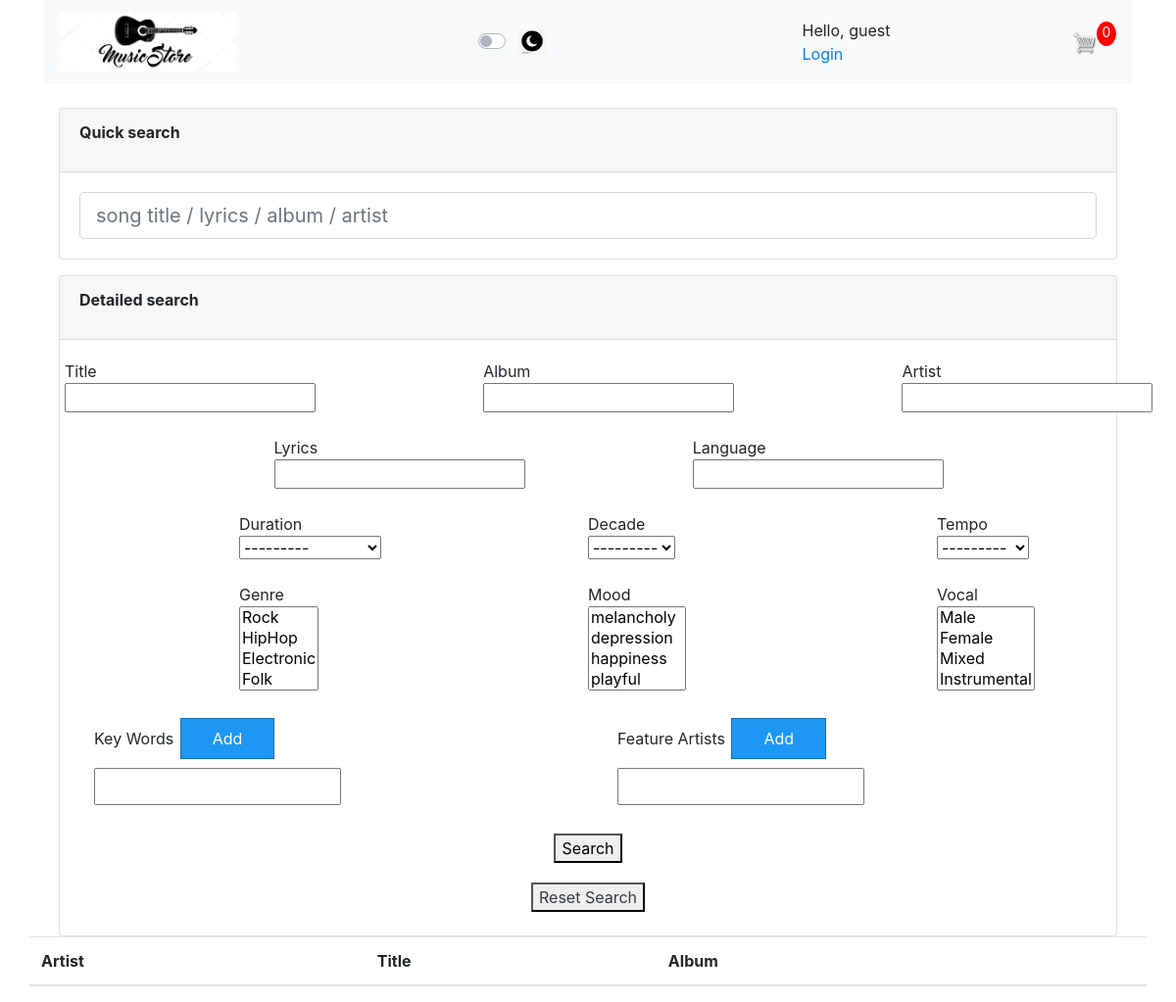
The page /advanced-search/ on the database its author committed.
### music_store/models.py (models this page shows)
class Genre(models.Model):
    GENRE = (
        ('Rock', 'Rock'),
        ('HipHop', 'HipHop'),
        ('Electronic', 'Electronic'),
        ('Folk', 'Folk'),
        ('Reggae', 'Reggae'),
        ('Country', 'Country'),
        ('Jazz', 'Jazz'),
        ('Classical', 'Classical'),
        ('Metal', 'Metal'),
        ('Pop', 'Pop'),
        ('Punk', 'Punk'),
    )
    genre = models.CharField(max_length=50, null=True, choices=GENRE)
    def __str__(self):
        return self.genre

class Mood(models.Model):
    mood = models.CharField(max_length=100, null=True)
    def __str__(self):
        return self.mood

class Vocal(models.Model):
    VOCAL = (
        ('Male', 'Male'),
        ('Female', 'Female'),
        ('Mixed', 'Mixed'),
        ('Instrumental', 'Instrumental'),
    )
    vocal = models.CharField(max_length=50, null=True, choices=VOCAL)
    def __str__(self):
        return self.vocal

### music_store/views.py (the view)
# urls.py: path('advanced-search/', views.songList,name="song_list"),
def songList(request):
    q = request.GET.get('q')
    if q:
        songsq = SongDocument.search().query("multi_match", query=q, type='most_fields', fields=["title", "lyrics", "album.name", "album.artist.name"])
    else:
        songsq = ''
    songs2 = Song.objects.all()
    myFilter2 = SongFilter(request.GET, queryset=songs2)
    songs = myFilter2.qs
    data = cartData(request)
    cartItems = data['cartItems']
    context = {'songs':songs, 'songsq':songsq, 'myFilter2':myFilter2, 'cartItems':cartItems}
    return render(request, 'music_store/advanced_search.html', context)

### orders/utils.py (called while the page is built, shortened)
def cookieCart(request):
    try:
        cart = json.loads(request.COOKIES['cart'])
    except:
        cart = {}
        print('cart:', cart)
    items = []
    order = {'get_cart_total':0, 'get_cart_items':0}
    cartItems = order['get_cart_items']
    return {'cartItems':cartItems,'order':order,'items':items}

def cartData(request):
    if request.user.is_authenticated:
        customer = request.user.customer
        order, created = Order.objects.get_or_create(customer=customer, complete=False)
        items = order.orderitem_set.all()
        cartItems = order.get_cart_items
    else:
        cookieData = cookieCart(request)
        cartItems = cookieData['cartItems']
        order = cookieData['order']
        items = cookieData['items']
    return {'cartItems':cartItems,'order':order,'items':items}

### music_store/templates/music_store/advanced_search.html (shortened to what this page needs)
{%  extends 'music_store/main.html' %}
{% block songs %}
{% load static %}
<head>
  <link rel="stylesheet" href="{% static 'css/advanced_search.css' %}"/>
</head>
<div class="container"  style="display:block; margin:auto;">
  <div class="container">
    <div class="row-10" style="display:block; margin:auto;">
      <div class="card" >
        <div class="card-header">
          <p style="font-weight: bold;">Quick search</p>
        </div>
        <div class="card-body">
          <form method="get" class="elastic_form">
            <input class="form-control form-control-lg" id="q" name="q" type="text" placeholder="song title / lyrics / album / artist"/>
        </form>
        </div>
      </div>
    </div>
  </div>
  <div class="container">
    <div class="row">
    </div>
  </div>
  <div class="container">
    <div class="row-10" style="display:block; margin:auto;">
      <div class="card" >
        <div class="card-header">
          <p style="font-weight: bold;">Detailed search</p>
        </div>
        <div class="card-body">
          <form method="GET" class="django_form" style="display:block; margin:auto;">
            <div class="row">
                <div class="col">
                  <div class="row">Title</div>
                  <div class="row">{{ myFilter2.form.title }}</div>
                </div>
                <div class="col"></div>
                <div class="col">
                  <div class="row">Album</div>
                  <div class="row">{{ myFilter2.form.album }}</div>
                </div>
                <div class="col"></div>
                <div class="col">
                  <div class="row">Artist</div>
                  <div class="row">{{ myFilter2.form.artist }}</div>
                </div>
            </div>
            <br>
            <div class="row">
              <div class="col"></div>
              <div class="col">
                <div class="row">Lyrics</div>
                <div class="row">{{ myFilter2.form.lyrics }}</div>
              </div>
              <div class="col"></div>
              <div class="col">
                <div class="row">Language</div>
                <div class="row">{{ myFilter2.form.language }}</div>
              </div>
              <div class="col"></div>
            </div>
            <br>
            <div class="row">
              <div class="col"></div>
              <div class="col">
                <div class="row">Duration</div>
                <div class="row">{{ myFilter2.form.duration }}</div>
              </div>
              <div class="col"></div>
              <div class="col">
                <div class="row">Decade</div>
                <div class="row">{{ myFilter2.form.decade }}</div>
              </div>
              <div class="col"></div>
              <div class="col">
                <div class="row">Tempo</div>
                <div class="row">{{ myFilter2.form.tempo }}</div>
              </div>
            </div>
            <br>
            <div class="row">
                <div class="col"></div>
                <div class="col">
                  <div class="row">Genre</div>
                  <div class="row">{{ myFilter2.form.genre }}</div>
                </div>
                <div class="col"></div>
                <div class="col">
                  <div class="row">Mood</div>
                  <div class="row">{{ myFilter2.form.mood }}</div>
                </div>
                <div class="col"></div>
                <div class="col">
                  <div class="row">Vocal</div>
                  <div class="row">{{ myFilter2.form.vocal }}</div>
                </div>
            </div>
            <br>
            <div class="row">
                <div class="col">
                    <div class="container1">
                      <div class="col">
                        Key Words
                        <button type="button" class="add_form_field">Add</button>
                      </div>
                      <div class="col">{{ myFilter2.form.key_words }}</div>
                    </div>
                </div>
                <div class="col">
                  <div class="container2">
                    <div class="col">
                      Feature Artists
                      <button type="button" class="add_form_field2">Add</button>
                    </div>
                    <div class="col">{{ myFilter2.form.feature_artists }}</div>
                  </div>
                </div>
            </div>
            <br>
            <div class="row" style="display: block; margin:auto; text-align:center;">
              <button class="button" type="submit">Search</button>
          </div>
          </form>
          </div>
          <button class="button" style="display: block; margin:auto; text-align:center;"><a href="{% url 'song_list' %}" class="text-dark">Reset Search</a></button>
          <br>
        </div>
    </div>
  </div>
</div>
{% if songsq %}
<table class="table table-striped table-hover">
  <thead>
    <tr>
      <th scope="col">Artist</th>
      <th scope="col">Title</th>
      <th scope="col">Album</th>
      <th></th>
    </tr>
  </thead>
  <tbody>
    {% for song in songsq %}
    <tr>
        <td><a href="{% url 'artist' song.album.artist.id %}" class="text-dark">{{ song.album.artist.name }}</a></td>
        <td>{{ song.title }}</td>
        <td><a href="{% url 'album' song.album.id %}" class="text-dark">{{ song.album.name }}</a></td>
        <td>
          <audio controls preload="auto" style="width: 450px; display: block;">
            <source src="{{ song.audio_file }}" type="audio/mp3">
          </audio>
        </td>
    </tr>
    {% endfor %}
  </tbody>
</table>
{% else %}
<table class="table table-striped table-hover">
  <thead>
    <tr>
      <th scope="col">Artist</th>
      <th scope="col">Title</th>
      <th scope="col">Album</th>
      <th></th>
    </tr>
  </thead>
</table>
{% endif %}
{% endblock %}

### static/css/advanced_search.css (style rules this page uses)
.container1 input[type=text] { padding:5px 0px; margin:5px 5px 5px 0px; }
.add_form_field, .add_form_field2 { background-color: #1c97f3; border: none; color: white; padding: 8px 32px; text-align: center; text-decoration: none; display: inline-block; font-size: 16px; margin: 4px 2px; cursor: pointer; border:1px solid #186dad; }
.container2 input[type=text] { padding:5px 0px; margin:5px 5px 5px 0px; }

### rows shown on the page
Genre: genre "Rock / HipHop / Electronic / Folk"
Mood: mood "melancholy / depression / happiness / playful"
Vocal: vocal "Male / Female / Mixed / Instrumental"

### other values the page prints
{{ cartItems }} "0"
